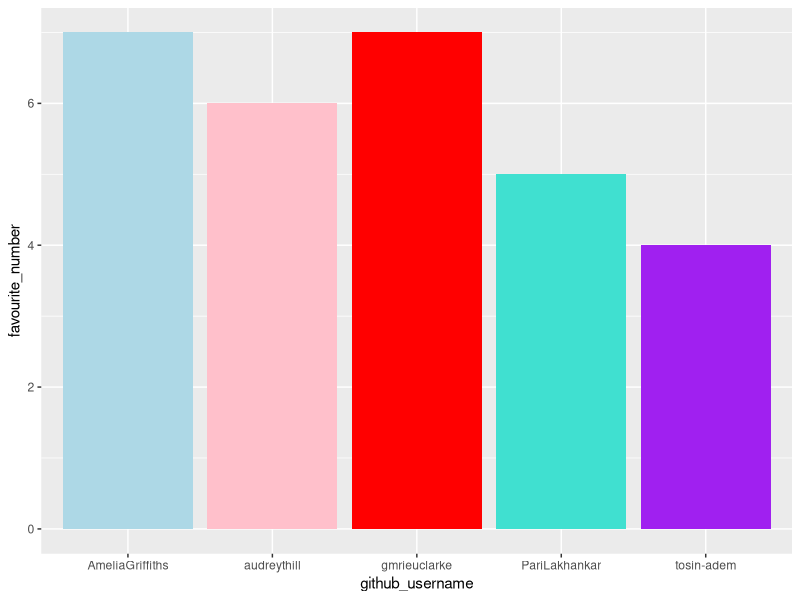
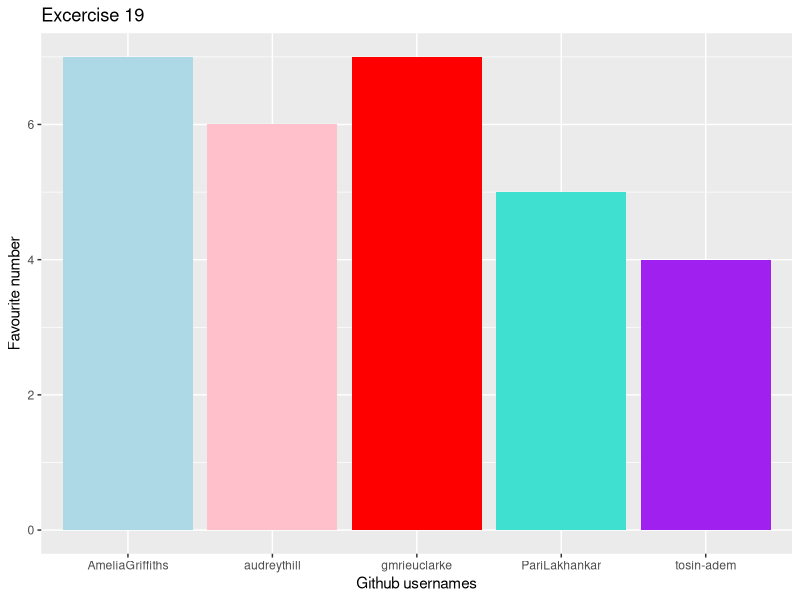
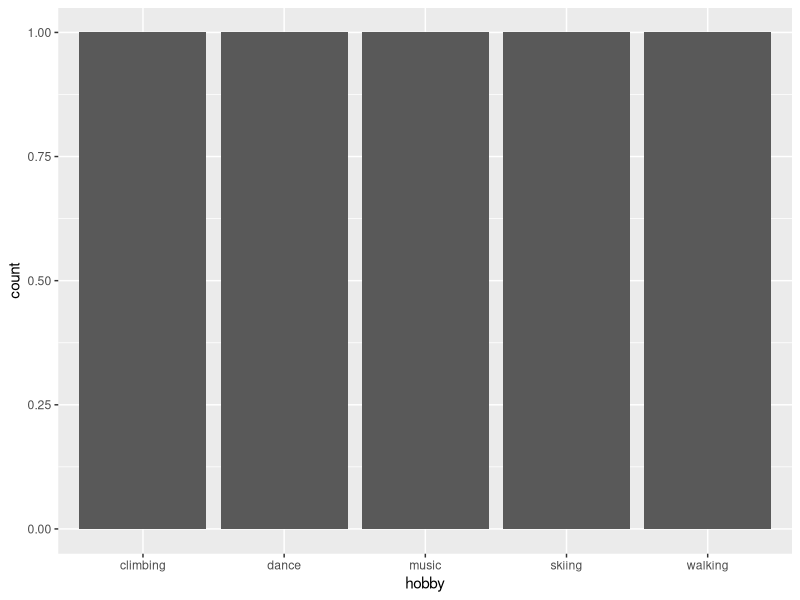

Reproduce these figures in R, in order.
## ---- chunk 1
library(tidyverse) 
## ---- chunk 2
team_data <- tibble(
  name = c("Pari", "Amelia", "Toisin", 
           "Audrey", "Grace"),
  github_username = c("PariLakhankar", "AmeliaGriffiths", "tosin-adem", 
                      "audreythill", "gmrieuclarke"), 
  colour = c("turquoise", "lightblue", "purple", 
             "pink", "red"),
  hobby = c("walking", "skiing", "music", 
            "dance", "climbing"),
  favourite_number = c(5, 7, 4, 6, 7)
  )

team_data
## ---- chunk 3
p1 <- ggplot(data = team_data, 
             mapping = aes(x = github_username, 
                           y = favourite_number,
                           fill = colour), 
             ) +
   geom_col() +
   scale_fill_identity()
p1
## ---- chunk 4
p1 + labs(x = "Github usernames", 
          y = "Favourite number",
          title = "Excercise 19")
## ---- chunk 5
p2 <- ggplot(team_data, aes(x = hobby)) +
  geom_bar()
p2
